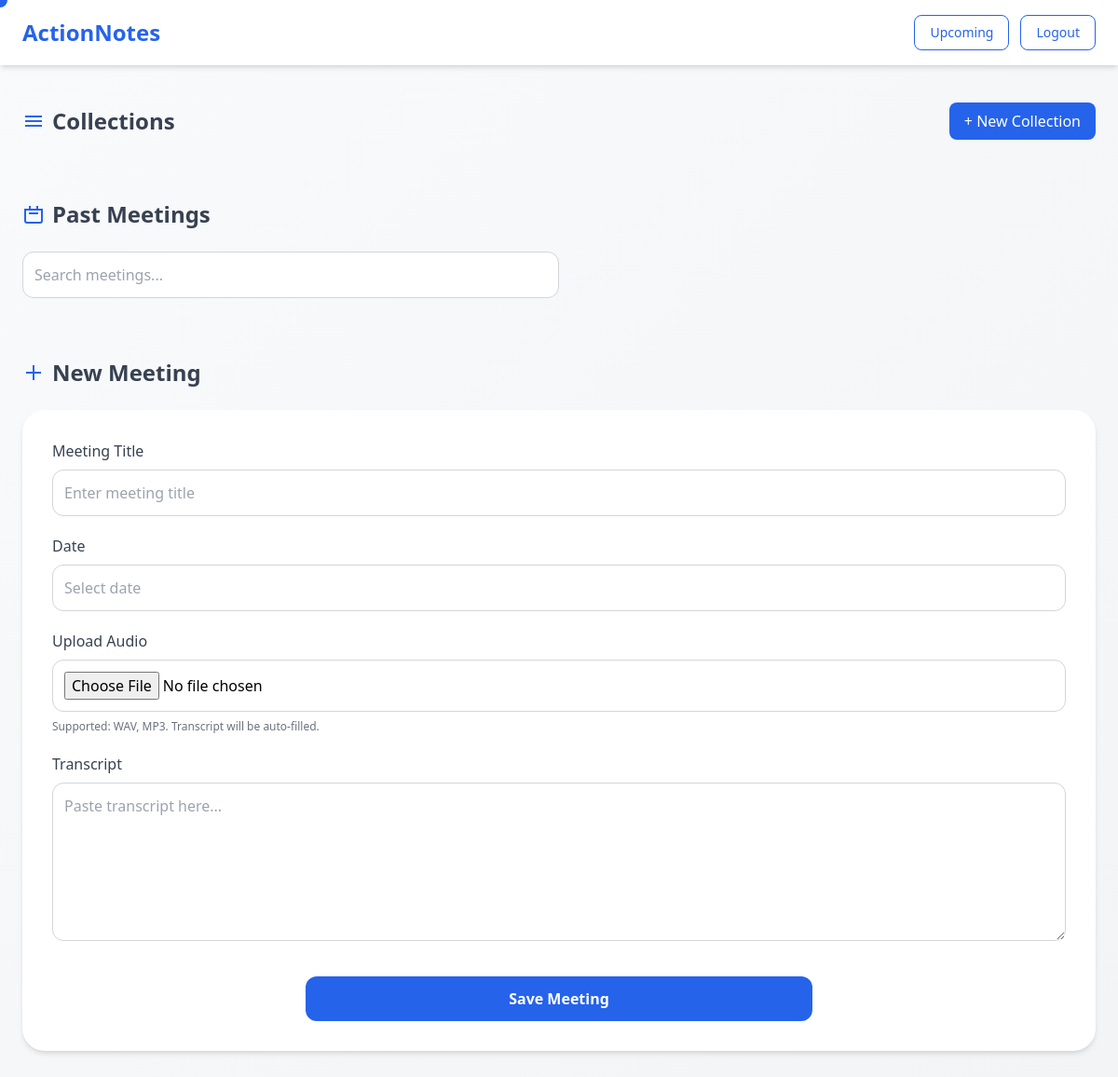
Page / (signed in) on the earlier database version.
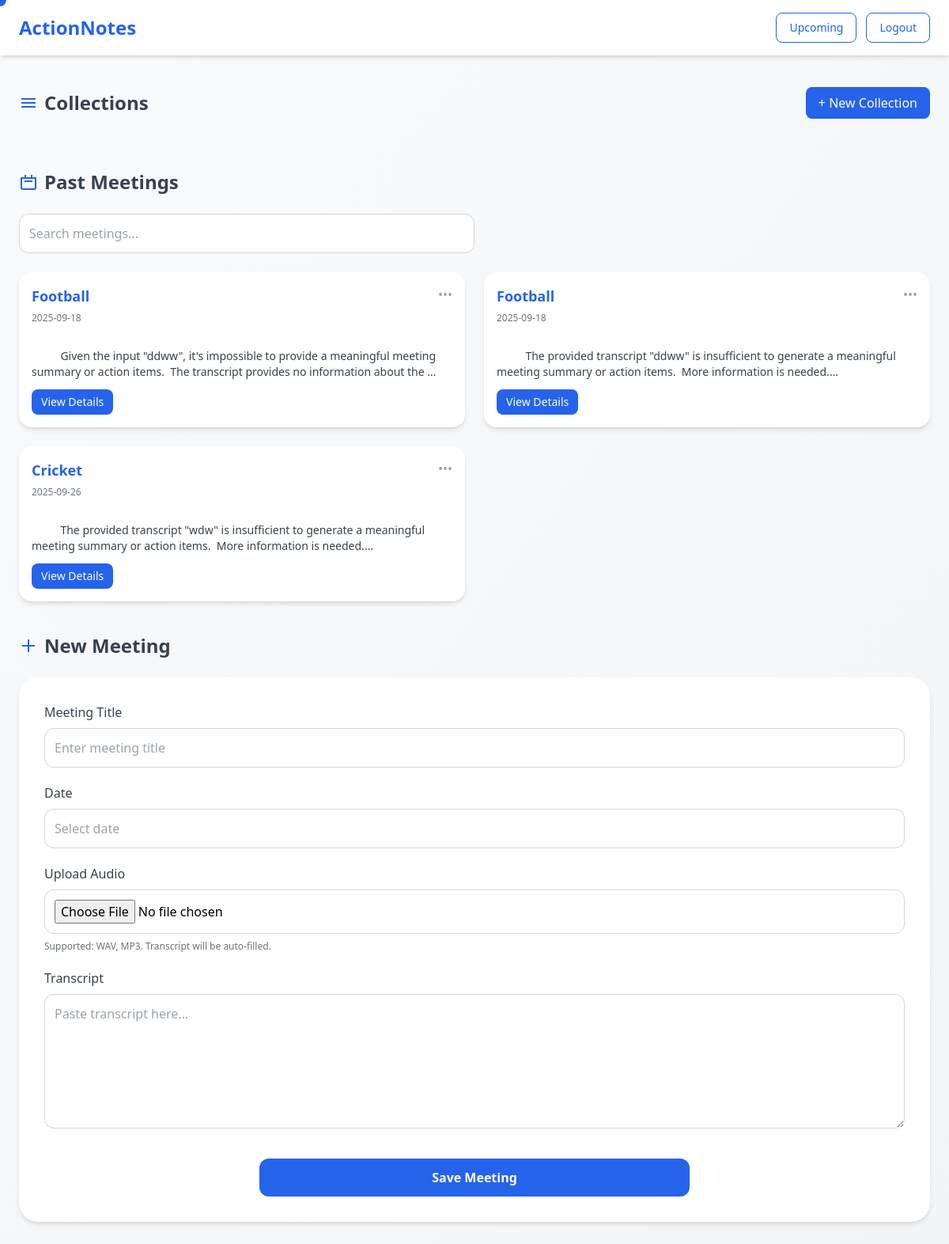
Same page on the later database version.
### tables this page shows
CREATE TABLE meetings (
        id INTEGER PRIMARY KEY AUTOINCREMENT,
        title TEXT,
        date TEXT,
        transcript TEXT,
        summary TEXT
    , user_id INTEGER, collection_id INTEGER REFERENCES collections(id));

### app.py (the view)
@app.route("/")
def home():
    if "user_id" not in session:
        return redirect(url_for("login"))
    conn = get_conn()
    cursor = conn.cursor()
    cursor.execute(
        "SELECT id, title, date, summary, collection_id FROM meetings WHERE user_id = ?",
        (session["user_id"],)
    )
    meetings = [dict(row) for row in cursor.fetchall()]
    cursor.execute("SELECT id, name FROM collections WHERE user_id = ?", (session["user_id"],))
    collections = [dict(row) for row in cursor.fetchall()]
    conn.close()
    return render_template("index.html", meetings=meetings, collections=collections)

### app.py (called while the page is built)
def get_conn():
    conn = sqlite3.connect(DB_PATH)
    conn.row_factory = sqlite3.Row  # <--- Important! Returns dict-like rows
    return conn

### templates/index.html (shortened to what this page needs)
<!DOCTYPE html>
<html lang="en">
  <head>
    <script src="https://cdn.tailwindcss.com"></script>
    <link
      rel="stylesheet"
      href="https://cdn.jsdelivr.net/npm/flatpickr/dist/flatpickr.min.css"
    />
  </head>
  <body
    class="bg-gradient-to-br from-gray-50 to-gray-100 font-sans min-h-screen transition-all duration-200"
  >
    <nav class="bg-white shadow-md sticky top-0 z-50">
      <div
        class="max-w-7xl mx-auto px-6 py-4 flex justify-between items-center"
      >
        <h1 class="text-2xl font-bold text-blue-600">ActionNotes</h1>
        <div class="flex space-x-3">
          <a
            href="{{ url_for('calendar_page') }}"
            class="text-sm font-medium text-blue-600 bg-white border border-blue-600 px-4 py-2 rounded-lg hover:bg-blue-600 hover:text-white transition-all duration-300"
          >
            Upcoming
          </a>
          <form method="POST" action="{{ url_for('logout') }}">
            <button
              type="submit"
              class="text-sm font-medium text-blue-600 bg-white border border-blue-600 px-4 py-2 rounded-lg hover:bg-blue-600 hover:text-white transition-all duration-300"
            >
              Logout
            </button>
          </form>
        </div>
    </nav>
    <div class="max-w-7xl mx-auto px-6 py-10">
      <div class="flex justify-between items-center mb-6">
        <h2
          class="text-2xl font-semibold text-gray-700 flex items-center space-x-2"
        >
          <svg
            class="w-6 h-6 text-blue-600"
            fill="none"
            stroke="currentColor"
            stroke-width="2"
            viewBox="0 0 24 24"
          >
            <path d="M3 7h18M3 12h18M3 17h18" />
          </svg>
          <span>Collections</span>
        </h2>
        <button
          id="new-collection-btn"
          class="bg-blue-600 text-white px-4 py-2 rounded-lg hover:bg-blue-700 hover-btn transition-all duration-300"
        >
          + New Collection
        </button>
      </div>
      <h2
      class="text-2xl font-semibold text-gray-700 mb-6 flex items-center space-x-2"
    >
      <svg
        class="w-6 h-6 text-blue-600"
        fill="none"
        stroke="currentColor"
        stroke-width="2"
        viewBox="0 0 24 24"
      >
        <path
          d="M8 7V3m8 4V3m-9 8h10M5 21h14a2 2 0 002-2V7H3v12a2 2 0 002 2z"
        />
      </svg>
      <span>Past Meetings</span>
    </h2>
    <div class="mb-6">
      <input
        type="text"
        id="meeting-search"
        placeholder="Search meetings..."
        class="w-full md:w-1/2 border border-gray-300 rounded-xl p-3 focus:outline-none focus:ring-2 focus:ring-blue-400 focus:border-blue-400"
      />
    </div>
    <div id="meetings-container" class="grid md:grid-cols-2 gap-6">
      {% for meeting in meetings %}
      <div
        class="meeting-item bg-white rounded-2xl shadow-md p-4 hover-card transition-all duration-300 relative {% if loop.index > 6 %}hidden{% endif %}"
        data-index="{{ loop.index }}"
      >
        <div class="flex justify-between items-start mb-2">
          <div>
            <h3 class="meeting-title text-lg font-semibold text-blue-600">
              {{ meeting.title }}
            </h3>
            <span class="text-xs text-gray-500">{{ meeting.date }}</span>
          </div>
          <div class="relative">
            <button class="dots-btn text-gray-400 hover:text-gray-700">
              &bull;&bull;&bull;
            </button>
          </div>
        </div>
        <div
          class="text-gray-700 whitespace-pre-wrap mb-3 text-sm line-clamp-3"
        >
          {{ meeting.summary }}
        </div>
        <a
          href="/meeting/{{ meeting.id }}"
          class="inline-block bg-blue-600 text-white px-3 py-1.5 rounded-lg font-medium hover:bg-blue-700 hover-btn transition-all duration-300 text-sm"
          >View Details</a
        >
      </div>
      {% endfor %}
    </div>
<h2 class="text-2xl font-semibold text-gray-700 mt-10 mb-6 flex items-center space-x-2">
  <svg class="w-6 h-6 text-blue-600" fill="none" stroke="currentColor" stroke-width="2" viewBox="0 0 24 24">
    <path d="M12 4v16m8-8H4" />
  </svg>
  <span>New Meeting</span>
</h2>
<div class="bg-white shadow-md rounded-3xl p-8 hover-card transition-all duration-300">
  <form method="POST" action="/upload" class="space-y-5">
    <div class="space-y-2">
      <label class="block text-gray-700 font-medium">Meeting Title</label>
      <input
        type="text"
        name="title"
        class="w-full border border-gray-300 rounded-xl p-3 focus:outline-none focus:ring-2 focus:ring-blue-400 focus:border-blue-400"
        placeholder="Enter meeting title"
        required
      />
    </div>
    <div class="space-y-2">
      <label class="block text-gray-700 font-medium">Date</label>
      <input
        type="text"
        id="date-picker"
        name="date"
        class="w-full border border-gray-300 rounded-xl p-3 focus:outline-none focus:ring-2 focus:ring-blue-400 focus:border-blue-400"
        placeholder="Select date"
        required
      />
    </div>
    <div class="space-y-2">
      <label class="block text-gray-700 font-medium">Upload Audio</label>
      <input
        type="file"
        id="audio-upload"
        accept="audio/*"
        class="w-full border border-gray-300 rounded-xl p-3 focus:outline-none focus:ring-2 focus:ring-blue-400 focus:border-blue-400"
      />
      <p class="text-xs text-gray-500">Supported: WAV, MP3. Transcript will be auto-filled.</p>
    </div>
    <div class="space-y-2">
      <label class="block text-gray-700 font-medium">Transcript</label>
      <textarea
        name="transcript"
        rows="6"
        class="w-full border border-gray-300 rounded-xl p-3 focus:outline-none focus:ring-2 focus:ring-blue-400 focus:border-blue-400"
        placeholder="Paste transcript here..."
        required
      ></textarea>
    </div>
    <div class="pt-3">
      <button
        type="submit"
        class="w-1/2 mx-auto block bg-blue-600 text-white py-3 rounded-xl font-semibold hover:bg-blue-700 hover-btn transition-all duration-300"
      >
        Save Meeting
      </button>
    </div>
  </form>
</div>
  </body>
</html>

### templates/index.html (style rules this page uses)
body, button, a, input, textarea, select, label { cursor: none !important; }
.line-clamp-3 { display: -webkit-box; -webkit-line-clamp: 3; -webkit-box-orient: vertical; overflow: hidden; }

Differences in the rows shown:
added meetings: title "Football", date "2025-09-18", summary "Given the input \"ddww\", it's impossible to provide a meaningful meeting summary or action items. The transcript provides no information about…"
added meetings: title "Football", date "2025-09-18", summary "The provided transcript \"ddww\" is insufficient to generate a meaningful meeting summary or action items. More information is…"
added meetings: title "Cricket", date "2025-09-26", summary "The provided transcript \"wdw\" is insufficient to generate a meaningful meeting summary or action items. More information is…"
